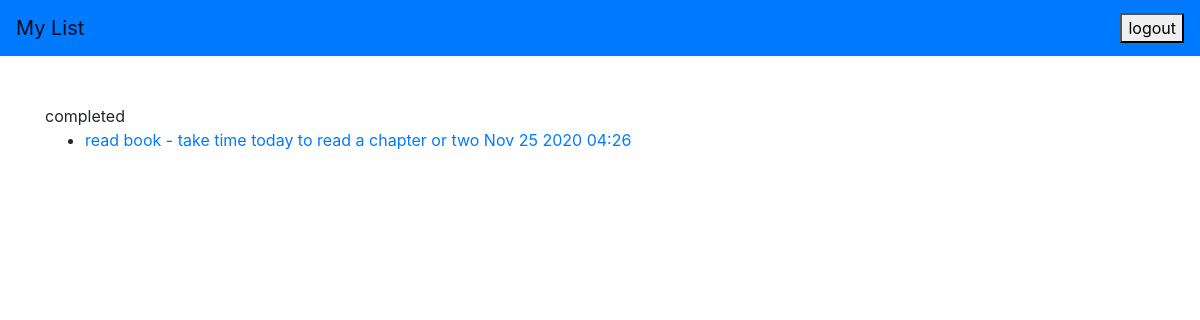
The app's page /completed/ (signed in) with its own data.
### todo/models.py (models this page shows, shortened)
class Todo(models.Model):
    title = models.CharField(max_length=100)
    memo = models.TextField(blank=True)
    created = models.DateTimeField(auto_now_add=True)
    datecompleted = models.DateTimeField(null=True, blank=True)
    important = models.BooleanField(default=False)
    user = models.ForeignKey(User, on_delete=models.CASCADE)

### todo/views.py (the view)
# urls.py: path('completed/', views.completedtodos, name='completedtodos'),
@login_required
def completedtodos(request):
    todos = Todo.objects.filter(user=request.user, datecompleted__isnull=False).order_by('-datecompleted')
    return render(request, 'todo/completedtodos.html', {'todos':todos})

### todo/templates/todo/completedtodos.html
{% extends 'todo/base.html' %}
{% block content %}
completed
<ul>
  {% for todo in todos %}
  <li>
    <a href="{% url 'viewtodo' todo.id %}">
      {{ todo.title }} {% if todo.memo %} - {{ todo.memo }}{% endif %}
      {{ todo.datecompleted|date:'M j Y H:i' }}
    </a>
  </li>
  {% endfor %}
</ul>
{% endblock %}

### records on screen
Todo: title "read book", memo "take time today to read a chapter or two", datecompleted "Nov 25 2020 04:26"
